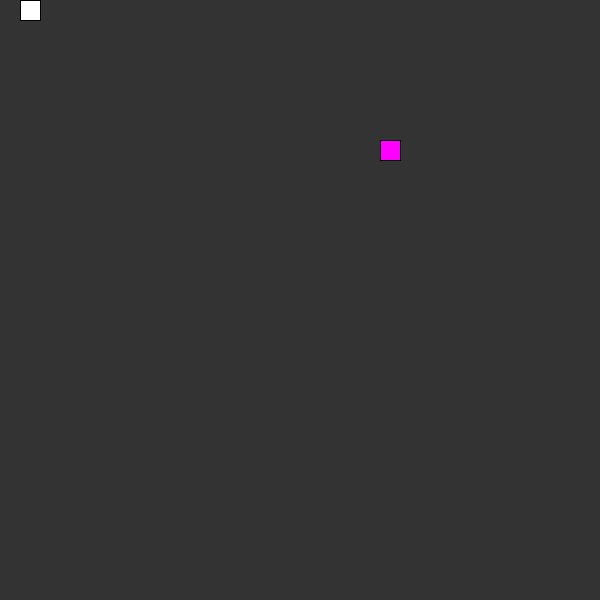
Frame 1 (no input)
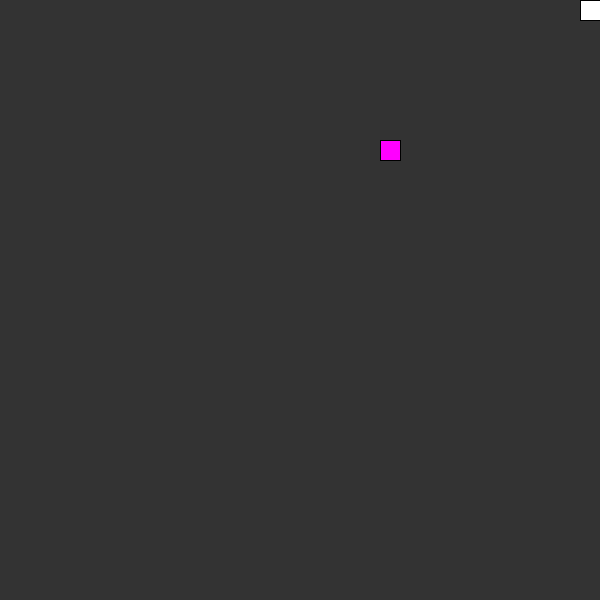
Frame 60 (the mouse pressed at the canvas centre just before this capture)
Frame 120 (the mouse held since frame 60 and released just before this capture): identical to frame 60, image omitted

The Processing sketch that drew these frames (run headless with seeded random() and noise(); from frame 60 on, the mouse is pressed at the canvas centre):

// Processing sketch: Snake_Game
// ── Snake_Game.pde
Snake snek = new Snake();
float scl = 20;
Food f = new Food();

void setup() {
  size(600,600);
  frameRate(10);
  f.pickLocation();
  
}

void draw() {
  background(51);
  Press();
  snek.ded();
  snek.update();
  snek.show();
  
  f.show();
  if(snek.eat(f)) {
    f.pickLocation();
  }
}

void Press() {

  if (keyCode == UP){
    snek.dir(0,-1);
  } else   if (keyCode == DOWN){
    snek.dir(0,1);
  } else  if (keyCode == LEFT){
    snek.dir(-1,0);
  } else  if (keyCode == RIGHT){
    snek.dir(1,0);
  }
  if (keyPressed){
    if (key == ' '){
      println(snek.prevy);
      println("Current Total:" + snek.total);
    }
  }
}

// ── Food.pde
class Food {
  float x;
  float y;
  
  void pickLocation() {
    float cols = floor(width/scl);
    float rows = floor(height/scl);
    x = floor(random(cols)) * scl;
    y = floor(random(rows)) * scl;   
  }
  
  void show() {
    fill(255,0,255);
    rect(x,y,scl,scl);
  }
}

// ── Snake.pde
class Snake {
  float x = 0;
  float y = 0;
  float xspeed = 1;
  float yspeed = 0;
  int total = 0;
  float[] prevx = new float[1];
  float[] prevy = new float[1];
  boolean changed = false;


  //math
  void update() {
    if (changed) {
      prevx = append(prevx, x);
      prevy = append(prevy, y);
      changed = false;
    } else {
      prevx[total] = x;
      prevy[total] = y;
    }

    for ( int i = 0; i < prevx.length-1; i++) {
      prevx[i] = prevx[i+1];
      prevy[i] = prevy[i+1];
    }
    x = x + xspeed*scl;
    y = y + yspeed*scl;

    x = constrain(x, 0, width-scl);
    y = constrain(y, 0, height-scl);
  }

  //Show the Rectangle
  void show() {
    fill(255);

    for (int a = 0; a < total; a++) {
      rect(prevx[a], prevy[a], scl, scl);
    }


    rect(x, y, scl, scl);
  }

  //Set snake direction
  void dir(float tempxs, float tempys) {
    xspeed = tempxs;
    yspeed = tempys;
  }

  //check if snake ate the food
  boolean eat(Food others) {
    float d = dist(x, y, others.x, others.y);
    if (d < 1) {
      total++;
      changed = true;
      return true;
    } else {
      return false;
    }
  }
  
  void ded(){
    for (int i = 0; i < total; i++){
      float d = dist(x,y,prevx[i],prevy[i]);
      if (d < 1){
        total = 0;
        float[] tempx = {0};
        float[] tempy = {0};
        prevx = tempx;
        prevy = tempy;        
        
        x = 0;
        y = 0;
      }
    }
  }
}
